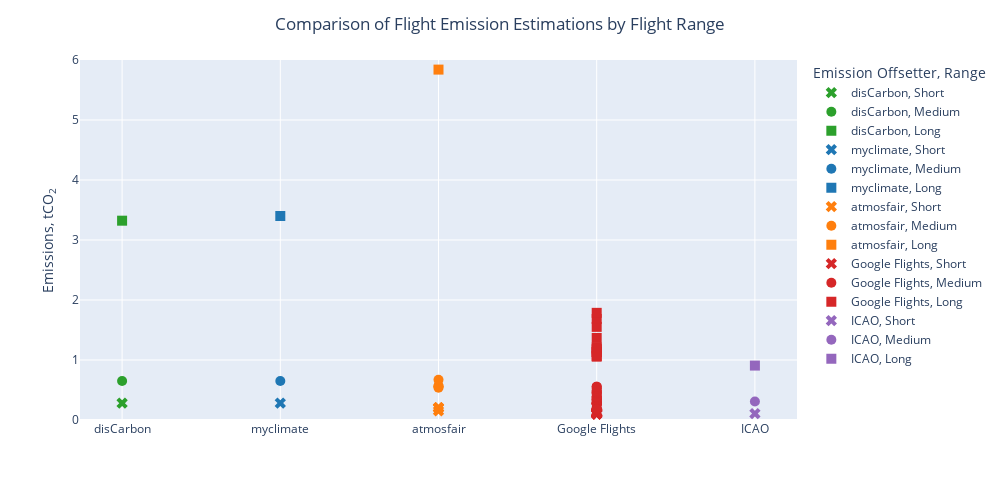

The cell this chart's notebook holds for it:
### Code cell
fig = px.scatter(emissions_range, x="Emission Offsetter", y="Emission", 
                 color="Emission Offsetter", 
                 color_discrete_sequence=color_sequence,
                 symbol="Range",
                 symbol_sequence= ['x', 'circle', 'square'])
fig.update_yaxes(range=[0, 6.0])
fig.update_layout(
    title="Comparison of Flight Emission Estimations by Flight Range",
    title_x=0.5,
    yaxis_title="Emissions, tCO<sub>2</sub>",
    #showlegend=False,
    height=500, width=1000
)
fig.update_traces(marker_size=10)
fig.for_each_annotation(lambda a: a.update(text=a.text.split("=")[-1]))
# Remove all xaxis_titles
for axis in fig.layout:
    if type(fig.layout[axis]) == go.layout.XAxis:
        fig.layout[axis].title.text = ''
fig.show()

### Figure 1 — Plotly figure (JSON) as saved in the notebook; plotly's stock layout.template omitted (floating-point values rounded to 4 significant figures)
{"data": [{"hovertemplate": "Emission Offsetter=%{x}<br>Range=Short<br>Emission=%{y}<extra></extra>", "legendgroup": "disCarbon, Short", "marker": {"color": "#2CA02C", "size": 10, "symbol": "x"}, "mode": "markers", "name": "disCarbon, Short", "orientation": "v", "showlegend": true, "type": "scatter", "x": ["disCarbon"], "xaxis": "x", "y": [0.28], "yaxis": "y"}, {"hovertemplate": "Emission Offsetter=%{x}<br>Range=Medium<br>Emission=%{y}<extra></extra>", "legendgroup": "disCarbon, Medium", "marker": {"color": "#2CA02C", "size": 10, "symbol": "circle"}, "mode": "markers", "name": "disCarbon, Medium", "orientation": "v", "showlegend": true, "type": "scatter", "x": ["disCarbon"], "xaxis": "x", "y": [0.65], "yaxis": "y"}, {"hovertemplate": "Emission Offsetter=%{x}<br>Range=Long<br>Emission=%{y}<extra></extra>", "legendgroup": "disCarbon, Long", "marker": {"color": "#2CA02C", "size": 10, "symbol": "square"}, "mode": "markers", "name": "disCarbon, Long", "orientation": "v", "showlegend": true, "type": "scatter", "x": ["disCarbon"], "xaxis": "x", "y": [3.322], "yaxis": "y"}, {"hovertemplate": "Emission Offsetter=%{x}<br>Range=Short<br>Emission=%{y}<extra></extra>", "legendgroup": "myclimate, Short", "marker": {"color": "#1F77B4", "size": 10, "symbol": "x"}, "mode": "markers", "name": "myclimate, Short", "orientation": "v", "showlegend": true, "type": "scatter", "x": ["myclimate"], "xaxis": "x", "y": [0.282], "yaxis": "y"}, {"hovertemplate": "Emission Offsetter=%{x}<br>Range=Medium<br>Emission=%{y}<extra></extra>", "legendgroup": "myclimate, Medium", "marker": {"color": "#1F77B4", "size": 10, "symbol": "circle"}, "mode": "markers", "name": "myclimate, Medium", "orientation": "v", "showlegend": true, "type": "scatter", "x": ["myclimate"], "xaxis": "x", "y": [0.65], "yaxis": "y"}, {"hovertemplate": "Emission Offsetter=%{x}<br>Range=Long<br>Emission=%{y}<extra></extra>", "legendgroup": "myclimate, Long", "marker": {"color": "#1F77B4", "size": 10, "symbol": "square"}, "mode": "markers", "name": "myclimate, Long", "orientation": "v", "showlegend": true, "type": "scatter", "x": ["myclimate"], "xaxis": "x", "y": [3.4], "yaxis": "y"}, {"hovertemplate": "Emission Offsetter=%{x}<br>Range=Short<br>Emission=%{y}<extra></extra>", "legendgroup": "atmosfair, Short", "marker": {"color": "#FF7F0E", "size": 10, "symbol": "x"}, "mode": "markers", "name": "atmosfair, Short", "orientation": "v", "showlegend": true, "type": "scatter", "x": ["atmosfair", "atmosfair", "atmosfair", "atmosfair"], "xaxis": "x", "y": [0.153, 0.2, 0.207, 0.206], "yaxis": "y"}, {"hovertemplate": "Emission Offsetter=%{x}<br>Range=Medium<br>Emission=%{y}<extra></extra>", "legendgroup": "atmosfair, Medium", "marker": {"color": "#FF7F0E", "size": 10, "symbol": "circle"}, "mode": "markers", "name": "atmosfair, Medium", "orientation": "v", "showlegend": true, "type": "scatter", "x": ["atmosfair", "atmosfair", "atmosfair", "atmosfair"], "xaxis": "x", "y": [0.537, 0.564, 0.564, 0.669], "yaxis": "y"}, {"hovertemplate": "Emission Offsetter=%{x}<br>Range=Long<br>Emission=%{y}<extra></extra>", "legendgroup": "atmosfair, Long", "marker": {"color": "#FF7F0E", "size": 10, "symbol": "square"}, "mode": "markers", "name": "atmosfair, Long", "orientation": "v", "showlegend": true, "type": "scatter", "x": ["atmosfair"], "xaxis": "x", "y": [5.84], "yaxis": "y"}, {"hovertemplate": "Emission Offsetter=%{x}<br>Range=Short<br>Emission=%{y}<extra></extra>", "legendgroup": "Google Flights, Short", "marker": {"color": "#D62728", "size": 10, "symbol": "x"}, "mode": "markers", "name": "Google Flights, Short", "orientation": "v", "showlegend": true, "type": "scatter", "x": ["Google Flights", "Google Flights", "Google Flights", "Google Flights", "Google Flights", "Google Flights", "Google Flights", "Google Flights", "Google Flights", "Google Flights", "Google Flights"], "xaxis": "x", "y": [0.096, 0.1, 0.102, 0.106, 0.112, 0.116, 0.118, 0.122, 0.124, 0.126, 0.144], "yaxis": "y"}, {"hovertemplate": "Emission Offsetter=%{x}<br>Range=Medium<br>Emission=%{y}<extra></extra>", "legendgroup": "Google Flights, Medium", "marker": {"color": "#D62728", "size": 10, "symbol": "circle"}, "mode": "markers", "name": "Google Flights, Medium", "orientation": "v", "showlegend": true, "type": "scatter", "x": ["Google Flights", "Google Flights", "Google Flights", "Google Flights", "Google Flights", "Google Flights", "Google Flights", "Google Flights", "Google Flights", "Google Flights", "Google Flights", "Google Flights", "Google Flights", "Google Flights", "Google Flights", "Google Flights", "Google Flights", "Google Flights", "Google Flights", "Google Flights", "Google Flights", "Google Flights", "Google Flights", "Google Flights", "Google Flights", "Google Flights", "Google Flights"], "xaxis": "x", "y": [0.21, 0.258, 0.27, 0.274, 0.276, 0.278, 0.28, 0.294, 0.304, 0.334, 0.336, 0.338, 0.17, 0.176, 0.179, 0.36, 0.374, 0.388, 0.39, 0.432, 0.45, 0.46, 0.472, 0.494, 0.526, 0.554, 0.556], "yaxis": "y"}, {"hovertemplate": "Emission Offsetter=%{x}<br>Range=Long<br>Emission=%{y}<extra></extra>", "legendgroup": "Google Flights, Long", "marker": {"color": "#D62728", "size": 10, "symbol": "square"}, "mode": "markers", "name": "Google Flights, Long", "orientation": "v", "showlegend": true, "type": "scatter", "x": ["Google Flights", "Google Flights", "Google Flights", "Google Flights", "Google Flights", "Google Flights", "Google Flights", "Google Flights", "Google Flights", "Google Flights", "Google Flights"], "xaxis": "x", "y": [1.056, 1.066, 1.132, 1.132, 1.176, 1.194, 1.21, 1.368, 1.552, 1.684, 1.786], "yaxis": "y"}, {"hovertemplate": "Emission Offsetter=%{x}<br>Range=Short<br>Emission=%{y}<extra></extra>", "legendgroup": "ICAO, Short", "marker": {"color": "#9467BD", "size": 10, "symbol": "x"}, "mode": "markers", "name": "ICAO, Short", "orientation": "v", "showlegend": true, "type": "scatter", "x": ["ICAO"], "xaxis": "x", "y": [0.1068], "yaxis": "y"}, {"hovertemplate": "Emission Offsetter=%{x}<br>Range=Medium<br>Emission=%{y}<extra></extra>", "legendgroup": "ICAO, Medium", "marker": {"color": "#9467BD", "size": 10, "symbol": "circle"}, "mode": "markers", "name": "ICAO, Medium", "orientation": "v", "showlegend": true, "type": "scatter", "x": ["ICAO"], "xaxis": "x", "y": [0.3076], "yaxis": "y"}, {"hovertemplate": "Emission Offsetter=%{x}<br>Range=Long<br>Emission=%{y}<extra></extra>", "legendgroup": "ICAO, Long", "marker": {"color": "#9467BD", "size": 10, "symbol": "square"}, "mode": "markers", "name": "ICAO, Long", "orientation": "v", "showlegend": true, "type": "scatter", "x": ["ICAO"], "xaxis": "x", "y": [0.907], "yaxis": "y"}], "layout": {"height": 500, "legend": {"title": {"text": "Emission Offsetter, Range"}, "tracegroupgap": 0}, "margin": {"t": 60}, "title": {"text": "Comparison of Flight Emission Estimations by Flight Range", "x": 0.5}, "width": 1000, "xaxis": {"anchor": "y", "categoryarray": ["disCarbon", "myclimate", "atmosfair", "Google Flights", "ICAO"], "categoryorder": "array", "domain": [0, 1], "title": {"text": ""}}, "yaxis": {"anchor": "x", "domain": [0, 1], "range": [0, 6], "title": {"text": "Emissions, tCO<sub>2</sub>"}}}}
